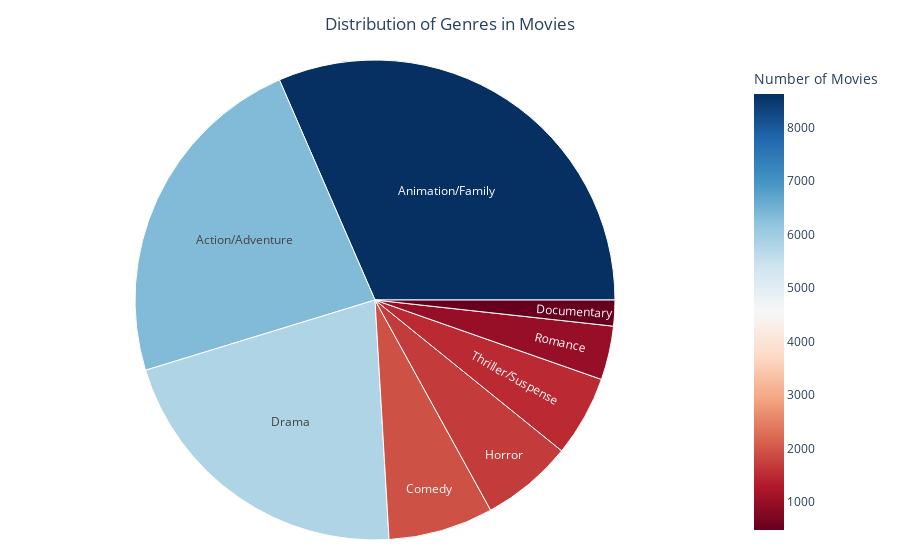

Write notebook code for a chart like this one.
### Code cell
plot_interactive_genre_sunburst(eastasia_data, 'main_genre', min_count_threshold=400)

### Figure 1 — Plotly figure (JSON) as saved in the notebook; plotly's stock layout.template omitted (floating-point values rounded to 4 significant figures)
{"data": [{"branchvalues": "total", "customdata": [[6355], [8632], [1936], [477], [5807], [1692], [993], [1492]], "domain": {"x": [0, 1], "y": [0, 1]}, "hovertemplate": "labels=%{label}<br>Count_sum=%{value}<br>parent=%{parent}<br>id=%{id}<br>Count=%{color}<extra></extra>", "ids": ["Action/Adventure", "Animation/Family", "Comedy", "Documentary", "Drama", "Horror", "Romance", "Thriller/Suspense"], "labels": ["Action/Adventure", "Animation/Family", "Comedy", "Documentary", "Drama", "Horror", "Romance", "Thriller/Suspense"], "marker": {"coloraxis": "coloraxis", "colors": [6355, 8632, 1936, 477, 5807, 1692, 993, 1492]}, "name": "", "parents": ["", "", "", "", "", "", "", ""], "type": "sunburst", "values": [6355, 8632, 1936, 477, 5807, 1692, 993, 1492]}], "layout": {"coloraxis": {"colorbar": {"title": {"text": "Number of Movies"}}, "colorscale": [[0, "rgb(103,0,31)"], [0.1, "rgb(178,24,43)"], [0.2, "rgb(214,96,77)"], [0.3, "rgb(244,165,130)"], [0.4, "rgb(253,219,199)"], [0.5, "rgb(247,247,247)"], [0.6, "rgb(209,229,240)"], [0.7, "rgb(146,197,222)"], [0.8, "rgb(67,147,195)"], [0.9, "rgb(33,102,172)"], [1, "rgb(5,48,97)"]]}, "legend": {"tracegroupgap": 0}, "margin": {"b": 20, "l": 20, "r": 20, "t": 60}, "title": {"text": "Distribution of Genres in Movies", "x": 0.5}}}
